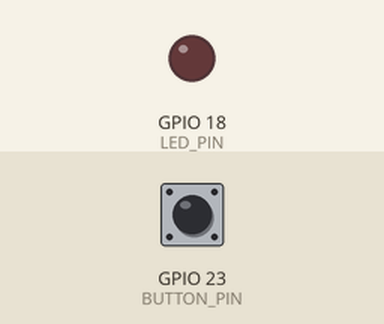
Recording of a sketch running on a simulated ESP32. Parts: output pins drawn as LEDs (lit = HIGH). Inputs (shaded band) come from the test bench; at power-on: GPIO 23 (BUTTON_PIN) HIGH.

Above: at 1.2 s.
1.3 s: GPIO 23 (BUTTON_PIN) pulled LOW for 0.15 s
At 2.5 s:
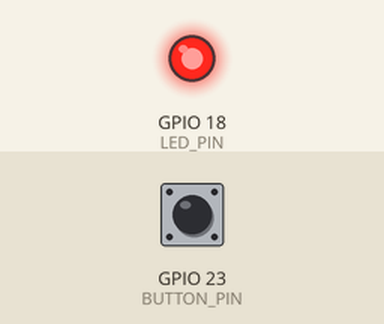
2.9 s: GPIO 23 (BUTTON_PIN) pulled LOW for 1 s
At 3.8 s:
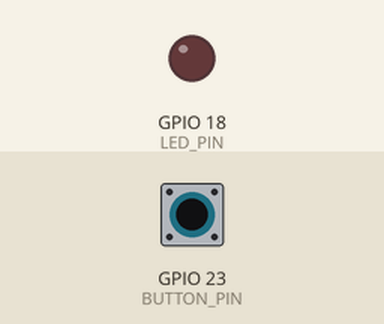
5.4 s: GPIO 23 (BUTTON_PIN) pulled LOW for 3.2 s
At 5.7 s:
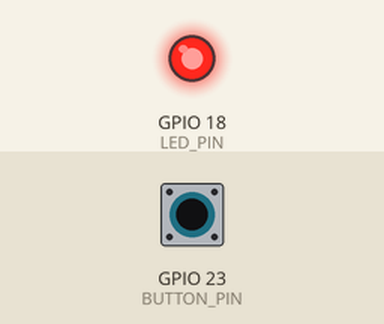
Timing chart, 0 to 8.4 s (numbered marks = the images above; inputs shaded):
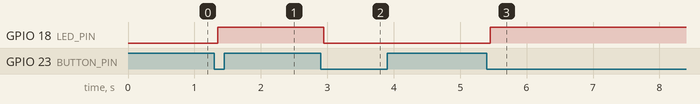

The sketch:

Pulsanti_03_debouncing.ino
```cpp
#include <Arduino.h>

// Sketch con debouncing del pulsante
const int BUTTON_PIN = 23;  // Pin a cui è collegato il pulsante
const int LED_PIN = 18;    // Pin a cui è collegato il LED

int ledState = LOW;         // Stato corrente del LED
int buttonState = HIGH;            // Stato corrente del pulsante
int lastButtonState = HIGH; // Stato precedente del pulsante

// Variabili per il debouncing
unsigned long lastDebounceTime = 0;  // Ultimo momento in cui il pin è cambiato
unsigned long debounceDelay = 50;    // Tempo di debounce in ms

void setup() {
  pinMode(BUTTON_PIN, INPUT_PULLUP);
  buttonState = lastButtonState = digitalRead(BUTTON_PIN);
  lastDebounceTime = millis();
  pinMode(LED_PIN, OUTPUT);
  digitalWrite(LED_PIN, ledState);
}

void loop() {
  // Leggi lo stato del pulsante
  int reading = digitalRead(BUTTON_PIN);

  // Se lo stato è cambiato, resetta il timer di debounce
  if (reading != lastButtonState) {
    lastDebounceTime = millis();
  }

  // Se è passato abbastanza tempo dal rimbalzo
  if ((millis() - lastDebounceTime) >= debounceDelay) {
    // Se lo stato è effettivamente cambiato
    if (reading != buttonState) {
      buttonState = reading;

      // Cambia lo stato del LED solo se il pulsante è premuto (LOW con pull-up)
      if (buttonState == LOW) {
        ledState = !ledState;  // Inverti lo stato del LED
      }
    }
  }

  // Imposta il LED con lo stato corrente
  digitalWrite(LED_PIN, ledState);

  // Salva lo stato corrente come "ultimo stato" per il prossimo ciclo
  lastButtonState = reading;
  delay(1);
}
```

Measured:
- after the input at 1.3 s, GPIO 18 (LED_PIN): LOW → HIGH after 0.05 s
- after the input at 2.9 s, GPIO 18 (LED_PIN): HIGH → LOW after 0.05 s
- after the input at 5.4 s, GPIO 18 (LED_PIN): LOW → HIGH after 0.05 s
